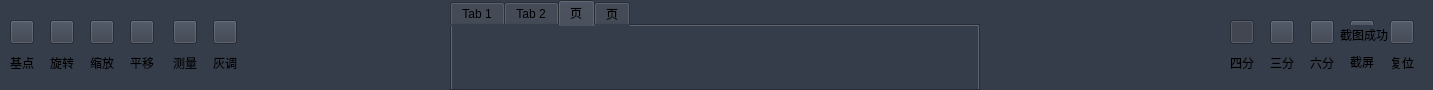
<?xml version="1.0" encoding="UTF-8"?>
<ui version="4.0">
 <class>JMeasure</class>
 <widget class="qMRMLWidget" name="JAnnotation">
  <property name="geometry">
   <rect>
    <x>0</x>
    <y>0</y>
    <width>1433</width>
    <height>90</height>
   </rect>
  </property>
  <property name="styleSheet">
   <string notr="true">background-color: rgb(54, 61, 74);</string>
  </property>
  <widget class="QTabWidget" name="tabWidget">
   <property name="geometry">
    <rect>
     <x>450</x>
     <y>0</y>
     <width>530</width>
     <height>91</height>
    </rect>
   </property>
   <property name="currentIndex">
    <number>2</number>
   </property>
   <property name="tabBarAutoHide">
    <bool>false</bool>
   </property>
   <widget class="QWidget" name="tab">
    <attribute name="title">
     <string>Tab 1</string>
    </attribute>
    <widget class="QLabel" name="label_10">
     <property name="geometry">
      <rect>
       <x>0</x>
       <y>0</y>
       <width>530</width>
       <height>66</height>
      </rect>
     </property>
     <property name="font">
      <font>
       <pointsize>15</pointsize>
      </font>
     </property>
     <property name="styleSheet">
      <string notr="true">color: rgb(255, 255, 255);</string>
     </property>
     <property name="text">
      <string>TextLabelTextLabelTextLabelTextLabelTextLabelTextLabelTextLabelTextLabelTextLabelTextLabelTextLabelTextLabelTextLabelTextLabelTextLabelTextLabelTextLabelTextLabelTextLabelTextLabelTextLabelTextLabelTextLabelTextLabelTextLabelTextLabelTextLabelTextLabelTextLabelTextLabelTextLabelTextLabelTextLabelTextLabelTextLabelTextLabelTextLabelTextLabelTextLabelTextLabelTextLabelTextLabelTextLabelTextLabelTextLabelTextLabelTextLabelTextLabelTextLabelTextLabelTextLabelTextLabelTextLabelTextLabelTextLabelTextLabelTextLabelTextLabelTextLabelTextLabelTextLabelTextLabelTextLabelTextLabelTextLabelTextLabelTextLabelTextLabelTextLabelTextLabelTextLabelTextLabelTextLabelTextLabelTextLabelTextLabelTextLabelTextLabelTextLabelTextLabelTextLabelTextLabelTextLabelTextLabelTextLabelTextLabelTextLabelTextLabelTextLabelTextLabelTextLabelTextLabelTextLabelTextLabelTextLabelTextLabelTextLabelTextLabelTextLabelTextLabelTextLabelTextLabelTextLabelTextLabelTextLabelTextLabelTextLabelTextLabelTextLabelTextLabelTextLabelTextLabelTextLabelTextLabelTextLabelTextLabelTextLabelTextLabelTextLabelTextLabelTextLabelTextLabelTextLabelTextLabelTextLabelTextLabelTextLabelTextLabelTextLabelTextLabelTextLabelTextLabelTextLabelTextLabelTextLabelTextLabelTextLabelTextLabelTextLabelTextLabelTextLabelTextLabelTextLabelTextLabelTextLabelTextLabelTextLabelTextLabelTextLabelTextLabelTextLabelTextLabelTextLabelTextLabelTextLabelTextLabelTextLabelTextLabelTextLabelTextLabelTextLabelTextLabelTextLabelTextLabelTextLabelTextLabelTextLabelTextLabelTextLabelTextLabelTextLabelTextLabelTextLabelTextLabelTextLabelTextLabelTextLabelTextLabelTextLabelTextLabelTextLabelTextLabelTextLabelTextLabelTextLabelTextLabelTextLabelTextLabelTextLabelTextLabelTextLabelTextLabelTextLabelTextLabelTextLabelTextLabelTextLabelTextLabelTextLabelTextLabelTextLabelTextLabelTextLabelTextLabelTextLabelTextLabelTextLabelTextLabelTextLabelTextLabelTextLabelTextLabelTextLabelTextLabelTextLabelTextLabelTextLabelTextLabelTextLabelTextLabelTextLabelTextLabelTextLabelTextLabelTextLabelTextLabelTextLabelTextLabelTextLabelTextLabelTextLabelTextLabelTextLabelTextLabelTextLabelTextLabelTextLabelTextLabelTextLabelTextLabelTextLabelTextLabelTextLabelTextLabelTextLabelTextLabelTextLabelTextLabelTextLabelTextLabelTextLabelTextLabelTextLabelTextLabelTextLabelTextLabelTextLabelTextLabelTextLabelTextLabelTextLabelTextLabelTextLabelTextLabelTextLabelTextLabelTextLabelTextLabelTextLabelTextLabelTextLabelTextLabelTextLabelTextLabelTextLabelTextLabelTextLabelTextLabelTextLabelTextLabelTextLabelTextLabelTextLabelTextLabelTextLabelTextLabelTextLabelTextLabelTextLabelTextLabelTextLabelTextLabelTextLabelTextLabelTextLabelTextLabelTextLabelTextLabelTextLabelTextLabelTextLabelTextLabelTextLabelTextLabelTextLabelTextLabelTextLabelTextLabelTextLabelTextLabelTextLabelTextLabelTextLabelTextLabelTextLabelTextLabelTextLabelTextLabelTextLabelTextLabelTextLabelTextLabelTextLabelTextLabelTextLabelTextLabelTextLabelTextLabelTextLabelTextLabelTextLabelTextLabelTextLabelTextLabelTextLabelTextLabelTextLabelTextLabelTextLabelTextLabelTextLabelTextLabelTextLabelTextLabelTextLabelTextLabelTextLabelTextLabelTextLabelTextLabelTextLabelTextLabelTextLabelTextLabelTextLabelTextLabelTextLabelTextLabelTextLabelTextLabelTextLabelTextLabelTextLabelTextLabelTextLabelTextLabelTextLabelTextLabelTextLabelTextLabelTextLabelTextLabelTextLabelTextLabelTextLabelTextLabelTextLabelTextLabelTextLabelTextLabelTextLabelTextLabelTextLabelTextLabelTextLabelTextLabelTextLabelTextLabelTextLabelTextLabelTextLabelTextLabelTextLabelTextLabelTextLabelTextLabelTextLabelTextLabelTextLabelTextLabelTextLabelTextLabelTextLabelTextLabelTextLabelTextLabelTextLabelTextLabelTextLabelTextLabelTextLabelTextLabelTextLabelTextLabelTextLabelTextLabelTextLabelTextLabelTextLabelTextLabelTextLabelTextLabelTextLabelTextLabelTextLabelTextLabelTextLabelTextLabelTextLabelTextLabelTextLabelTextLabelTextLabelTextLabelTextLabelTextLabelTextLabelTextLabelTextLabelTextLabelTextLabelTextLabelTextLabelTextLabelTextLabelTextLabelTextLabelTextLabelTextLabelTextLabelTextLabelTextLabelTextLabelTextLabelTextLabelTextLabelTextLabelTextLabelTextLabelTextLabelTextLabelTextLabelTextLabelTextLabelTextLabelTextLabelTextLabelTextLabelTextLabelTextLabelTextLabelTextLabelTextLabelTextLabelTextLabelTextLabelTextLabelTextLabelTextLabelTextLabel</string>
     </property>
     <property name="alignment">
      <set>Qt::AlignCenter</set>
     </property>
     <property name="wordWrap">
      <bool>true</bool>
     </property>
    </widget>
   </widget>
   <widget class="QWidget" name="tab_2">
    <attribute name="title">
     <string>Tab 2</string>
    </attribute>
    <widget class="QWidget" name="verticalLayoutWidget">
     <property name="geometry">
      <rect>
       <x>0</x>
       <y>0</y>
       <width>531</width>
       <height>80</height>
      </rect>
     </property>
     <layout class="QVBoxLayout" name="verticalLayout"/>
    </widget>
   </widget>
   <widget class="QWidget" name="tab_3">
    <attribute name="title">
     <string>页</string>
    </attribute>
   </widget>
   <widget class="QWidget" name="tab_4">
    <attribute name="title">
     <string>页</string>
    </attribute>
    <widget class="qMRMLWindowLevelWidget" name="lwWidget1" native="true">
     <property name="geometry">
      <rect>
       <x>0</x>
       <y>5</y>
       <width>521</width>
       <height>55</height>
      </rect>
     </property>
    </widget>
   </widget>
  </widget>
  <widget class="QWidget" name="widget_2" native="true">
   <property name="geometry">
    <rect>
     <x>1220</x>
     <y>10</y>
     <width>211</width>
     <height>66</height>
    </rect>
   </property>
   <widget class="QLabel" name="label_5">
    <property name="geometry">
     <rect>
      <x>167</x>
      <y>40</y>
      <width>30</width>
      <height>25</height>
     </rect>
    </property>
    <property name="font">
     <font>
      <family>微软雅黑</family>
      <pointsize>9</pointsize>
     </font>
    </property>
    <property name="text">
     <string>复位</string>
    </property>
    <property name="alignment">
     <set>Qt::AlignCenter</set>
    </property>
   </widget>
   <widget class="QPushButton" name="pBtnReset">
    <property name="geometry">
     <rect>
      <x>170</x>
      <y>10</y>
      <width>24</width>
      <height>24</height>
     </rect>
    </property>
    <property name="font">
     <font>
      <pointsize>9</pointsize>
     </font>
    </property>
    <property name="text">
     <string/>
    </property>
    <property name="checkable">
     <bool>false</bool>
    </property>
    <property name="autoExclusive">
     <bool>true</bool>
    </property>
   </widget>
   <widget class="QLabel" name="label_11">
    <property name="geometry">
     <rect>
      <x>120</x>
      <y>15</y>
      <width>51</width>
      <height>20</height>
     </rect>
    </property>
    <property name="text">
     <string>截图成功</string>
    </property>
   </widget>
   <widget class="QLabel" name="label_4">
    <property name="geometry">
     <rect>
      <x>127</x>
      <y>39</y>
      <width>30</width>
      <height>25</height>
     </rect>
    </property>
    <property name="font">
     <font>
      <family>微软雅黑</family>
      <pointsize>9</pointsize>
     </font>
    </property>
    <property name="text">
     <string>截屏</string>
    </property>
    <property name="alignment">
     <set>Qt::AlignCenter</set>
    </property>
   </widget>
   <widget class="QPushButton" name="pBtnWhirling">
    <property name="geometry">
     <rect>
      <x>130</x>
      <y>10</y>
      <width>24</width>
      <height>24</height>
     </rect>
    </property>
    <property name="text">
     <string/>
    </property>
    <property name="checkable">
     <bool>false</bool>
    </property>
    <property name="autoExclusive">
     <bool>false</bool>
    </property>
   </widget>
   <widget class="QLabel" name="label_8">
    <property name="geometry">
     <rect>
      <x>7</x>
      <y>40</y>
      <width>30</width>
      <height>25</height>
     </rect>
    </property>
    <property name="font">
     <font>
      <family>微软雅黑</family>
      <pointsize>9</pointsize>
     </font>
    </property>
    <property name="text">
     <string>四分</string>
    </property>
    <property name="alignment">
     <set>Qt::AlignCenter</set>
    </property>
   </widget>
   <widget class="QLabel" name="label_9">
    <property name="geometry">
     <rect>
      <x>47</x>
      <y>40</y>
      <width>30</width>
      <height>25</height>
     </rect>
    </property>
    <property name="font">
     <font>
      <family>微软雅黑</family>
      <pointsize>9</pointsize>
     </font>
    </property>
    <property name="text">
     <string>三分</string>
    </property>
    <property name="alignment">
     <set>Qt::AlignCenter</set>
    </property>
   </widget>
   <widget class="QPushButton" name="pBtnAllView">
    <property name="geometry">
     <rect>
      <x>90</x>
      <y>10</y>
      <width>24</width>
      <height>24</height>
     </rect>
    </property>
    <property name="text">
     <string/>
    </property>
    <property name="checkable">
     <bool>true</bool>
    </property>
    <property name="autoExclusive">
     <bool>true</bool>
    </property>
   </widget>
   <widget class="QPushButton" name="pBtnThreeView">
    <property name="geometry">
     <rect>
      <x>50</x>
      <y>10</y>
      <width>24</width>
      <height>24</height>
     </rect>
    </property>
    <property name="text">
     <string/>
    </property>
    <property name="checkable">
     <bool>true</bool>
    </property>
    <property name="autoExclusive">
     <bool>true</bool>
    </property>
   </widget>
   <widget class="QLabel" name="label_12">
    <property name="geometry">
     <rect>
      <x>87</x>
      <y>40</y>
      <width>30</width>
      <height>25</height>
     </rect>
    </property>
    <property name="font">
     <font>
      <family>微软雅黑</family>
      <pointsize>9</pointsize>
     </font>
    </property>
    <property name="text">
     <string>六分</string>
    </property>
    <property name="alignment">
     <set>Qt::AlignCenter</set>
    </property>
   </widget>
   <widget class="QPushButton" name="pBtnFourView">
    <property name="geometry">
     <rect>
      <x>10</x>
      <y>10</y>
      <width>24</width>
      <height>24</height>
     </rect>
    </property>
    <property name="text">
     <string/>
    </property>
    <property name="checkable">
     <bool>true</bool>
    </property>
    <property name="checked">
     <bool>true</bool>
    </property>
    <property name="autoExclusive">
     <bool>true</bool>
    </property>
   </widget>
   <zorder>label_5</zorder>
   <zorder>pBtnReset</zorder>
   <zorder>label_4</zorder>
   <zorder>pBtnWhirling</zorder>
   <zorder>label_11</zorder>
   <zorder>label_8</zorder>
   <zorder>label_9</zorder>
   <zorder>pBtnAllView</zorder>
   <zorder>pBtnThreeView</zorder>
   <zorder>label_12</zorder>
   <zorder>pBtnFourView</zorder>
  </widget>
  <widget class="QWidget" name="widget" native="true">
   <property name="geometry">
    <rect>
     <x>0</x>
     <y>10</y>
     <width>411</width>
     <height>66</height>
    </rect>
   </property>
   <widget class="QLabel" name="label_6">
    <property name="geometry">
     <rect>
      <x>170</x>
      <y>40</y>
      <width>30</width>
      <height>25</height>
     </rect>
    </property>
    <property name="font">
     <font>
      <family>微软雅黑</family>
      <pointsize>9</pointsize>
     </font>
    </property>
    <property name="text">
     <string>测量</string>
    </property>
    <property name="alignment">
     <set>Qt::AlignCenter</set>
    </property>
   </widget>
   <widget class="QLabel" name="label">
    <property name="geometry">
     <rect>
      <x>47</x>
      <y>40</y>
      <width>30</width>
      <height>25</height>
     </rect>
    </property>
    <property name="font">
     <font>
      <family>微软雅黑</family>
      <pointsize>9</pointsize>
     </font>
    </property>
    <property name="text">
     <string>旋转</string>
    </property>
    <property name="alignment">
     <set>Qt::AlignCenter</set>
    </property>
   </widget>
   <widget class="QLabel" name="label_7">
    <property name="geometry">
     <rect>
      <x>210</x>
      <y>40</y>
      <width>30</width>
      <height>25</height>
     </rect>
    </property>
    <property name="font">
     <font>
      <family>微软雅黑</family>
      <pointsize>9</pointsize>
     </font>
    </property>
    <property name="text">
     <string>灰调</string>
    </property>
    <property name="alignment">
     <set>Qt::AlignCenter</set>
    </property>
   </widget>
   <widget class="QLabel" name="label_2">
    <property name="geometry">
     <rect>
      <x>87</x>
      <y>40</y>
      <width>30</width>
      <height>25</height>
     </rect>
    </property>
    <property name="font">
     <font>
      <family>微软雅黑</family>
      <pointsize>9</pointsize>
     </font>
    </property>
    <property name="text">
     <string>缩放</string>
    </property>
    <property name="alignment">
     <set>Qt::AlignCenter</set>
    </property>
   </widget>
   <widget class="QPushButton" name="pBtnZoomout">
    <property name="geometry">
     <rect>
      <x>90</x>
      <y>10</y>
      <width>24</width>
      <height>24</height>
     </rect>
    </property>
    <property name="text">
     <string/>
    </property>
    <property name="checkable">
     <bool>true</bool>
    </property>
    <property name="autoExclusive">
     <bool>true</bool>
    </property>
    <property name="flat">
     <bool>false</bool>
    </property>
   </widget>
   <widget class="QPushButton" name="pBtnGrayscale">
    <property name="geometry">
     <rect>
      <x>213</x>
      <y>10</y>
      <width>24</width>
      <height>24</height>
     </rect>
    </property>
    <property name="text">
     <string/>
    </property>
    <property name="checkable">
     <bool>true</bool>
    </property>
    <property name="autoExclusive">
     <bool>true</bool>
    </property>
   </widget>
   <widget class="QPushButton" name="pBtnMove">
    <property name="geometry">
     <rect>
      <x>130</x>
      <y>10</y>
      <width>24</width>
      <height>24</height>
     </rect>
    </property>
    <property name="text">
     <string/>
    </property>
    <property name="checkable">
     <bool>true</bool>
    </property>
    <property name="autoExclusive">
     <bool>true</bool>
    </property>
   </widget>
   <widget class="QPushButton" name="pBtnZoomin">
    <property name="geometry">
     <rect>
      <x>50</x>
      <y>10</y>
      <width>24</width>
      <height>24</height>
     </rect>
    </property>
    <property name="font">
     <font>
      <pointsize>9</pointsize>
     </font>
    </property>
    <property name="text">
     <string/>
    </property>
    <property name="checkable">
     <bool>true</bool>
    </property>
    <property name="autoExclusive">
     <bool>true</bool>
    </property>
    <property name="flat">
     <bool>false</bool>
    </property>
   </widget>
   <widget class="QPushButton" name="pBtnZoomin_2">
    <property name="geometry">
     <rect>
      <x>10</x>
      <y>10</y>
      <width>24</width>
      <height>24</height>
     </rect>
    </property>
    <property name="styleSheet">
     <string notr="true"/>
    </property>
    <property name="text">
     <string/>
    </property>
    <property name="checkable">
     <bool>true</bool>
    </property>
    <property name="checked">
     <bool>false</bool>
    </property>
    <property name="autoExclusive">
     <bool>true</bool>
    </property>
    <property name="flat">
     <bool>false</bool>
    </property>
   </widget>
   <widget class="QPushButton" name="pBtnMeasure">
    <property name="geometry">
     <rect>
      <x>173</x>
      <y>10</y>
      <width>24</width>
      <height>24</height>
     </rect>
    </property>
    <property name="styleSheet">
     <string notr="true"/>
    </property>
    <property name="text">
     <string/>
    </property>
    <property name="checkable">
     <bool>true</bool>
    </property>
    <property name="autoExclusive">
     <bool>true</bool>
    </property>
   </widget>
   <widget class="QLabel" name="label_3">
    <property name="geometry">
     <rect>
      <x>127</x>
      <y>40</y>
      <width>30</width>
      <height>25</height>
     </rect>
    </property>
    <property name="font">
     <font>
      <family>微软雅黑</family>
      <pointsize>9</pointsize>
     </font>
    </property>
    <property name="text">
     <string>平移</string>
    </property>
    <property name="alignment">
     <set>Qt::AlignCenter</set>
    </property>
   </widget>
   <widget class="QLabel" name="label_14">
    <property name="geometry">
     <rect>
      <x>7</x>
      <y>40</y>
      <width>30</width>
      <height>25</height>
     </rect>
    </property>
    <property name="font">
     <font>
      <family>微软雅黑</family>
      <pointsize>9</pointsize>
     </font>
    </property>
    <property name="text">
     <string>基点</string>
    </property>
    <property name="alignment">
     <set>Qt::AlignCenter</set>
    </property>
   </widget>
  </widget>
 </widget>
 <customwidgets>
  <customwidget>
   <class>qMRMLWidget</class>
   <extends>QWidget</extends>
   <header>qMRMLWidget.h</header>
   <container>1</container>
  </customwidget>
  <customwidget>
   <class>qMRMLWindowLevelWidget</class>
   <extends>QWidget</extends>
   <header>qMRMLWindowLevelWidget.h</header>
   <container>1</container>
  </customwidget>
 </customwidgets>
 <resources/>
 <connections/>
</ui>
